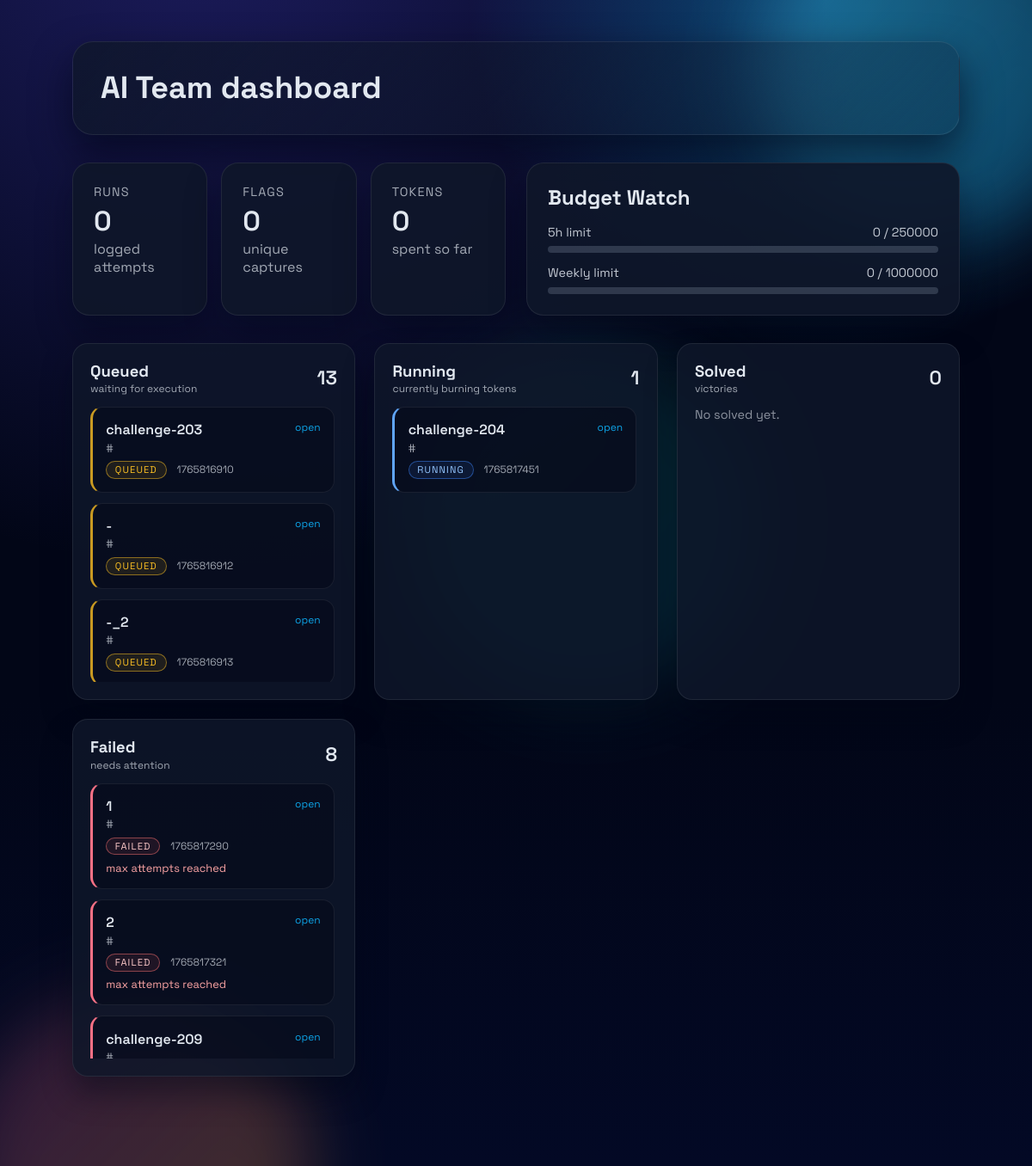
The page /index.html on the database its author committed.
### tables this page shows
CREATE TABLE tasks (
            id INTEGER PRIMARY KEY,
            timestamp INTEGER NOT NULL,
            name TEXT,
            status TEXT,
            flag TEXT,
            tokens INTEGER NOT NULL,
            error TEXT
        );

### src/website.py (the view)
@app.route("/", methods=["GET"])
@app.route("/index.html", methods=["GET"])
def index() -> Response:
    context = stats_view_model()
    html = render_template("stats.html", **context)
    return Response(html, mimetype="text/html")

### src/db.py (called while the page is built)
def _connect(db_path: Path) -> sqlite3.Connection:
    return sqlite3.connect(
        str(db_path),
        timeout=15.0,
        isolation_level=None,
        check_same_thread=False,
    )

def ensure_tasks_db(path: Path) -> None:
    resolved = str(path.resolve())
    if resolved in _INITIALIZED:
        return
    path.parent.mkdir(parents=True, exist_ok=True)
    with _connect(path) as conn:
        _ensure_schema(conn)
    _INITIALIZED.add(resolved)

def read_entries(path: Path) -> list[Task]:
    ensure_tasks_db(path)
    with _connect(path) as conn:
        conn.row_factory = sqlite3.Row
        rows = conn.execute("SELECT * FROM tasks").fetchall()
    return [
        Task(
            timestamp=  row["timestamp"],
            tokens=     row["tokens"],
            status=     row["status"],
            error=      row["error"],
            name=       row["name"],
            flag=       row["flag"],
            id=         row["id"],
        )
        for row in rows
    ]

### src/website.py (called while the page is built)
def stats_view_model() -> Mapping[str, object]:
    entries = db.read_entries(DB_PATH)
    tokens = sum(task.tokens for task in entries)
    budgets = {  # TODO
        "tokens_5h": 0,
        "limit_5h": TOKEN_LIMIT_5H,
        "tokens_week": 0,
        "limit_week": TOKEN_LIMIT_WEEK,
    }
    cards: dict[str, list[Task]] = {
        "queued": [],
        "running": [],
        "solved": [],
        "failed": [],
    }
    for task in entries:
        cards[task.status].append(task)
    return {
        "title":    "AI-Team Stats",
        "tokens":   tokens,
        "budgets":  budgets,
        "cards":    cards,
        "runs":     0,
        "flags":    0,
    }

### src/web/templates/stats.html (shortened to what this page needs)
<!doctype html>
<html lang="en">
  <head>
    <link rel="stylesheet" href="{{ url_for('static', filename='styles.css') }}" />
  </head>
  <body>
    <div class="orb orb-one"></div>
    <div class="orb orb-two"></div>
    <div class="orb orb-three"></div>
    <main class="page-shell">
      <header class="hero">
        <div class="hero-copy">
          <h1>AI Team dashboard</h1>
        </div>
      </header>
      <section class="summary-and-budget">
        <div class="summary-grid">
          <article class="summary-card">
            <p class="label">Runs</p>
            <p class="value">{{ runs | default(0) }}</p>
            <p class="hint">logged attempts</p>
          </article>
          <article class="summary-card">
            <p class="label">Flags</p>
            <p class="value">{{ flags | default(0) }}</p>
            <p class="hint">unique captures</p>
          </article>
          <article class="summary-card">
            <p class="label">Tokens</p>
            <p class="value">{{ tokens | default(0) }}</p>
            <p class="hint">spent so far</p>
          </article>
        </div>
        <article class="budget-card">
          <header>
            <h2>Budget Watch</h2>
          </header>
          <div class="budget-bars">
            {% if budgets.limit_5h %}
              {% set tokens_5h = budgets.tokens_5h | default(0) %}
              {% set limit_5h = budgets.limit_5h %}
              <div class="budget-row">
                <div class="budget-row-label">
                  <span>5h limit</span>
                  <span>{{ tokens_5h | round }} / {{ limit_5h }}</span>
                </div>
                <div class="budget-track">
                </div>
              </div>
            {% endif %}
            {% if budgets.limit_week %}
              {% set tokens_week = budgets.tokens_week | default(0) %}
              {% set limit_week = budgets.limit_week %}
              <div class="budget-row">
                <div class="budget-row-label">
                  <span>Weekly limit</span>
                  <span>{{ tokens_week | round }} / {{ limit_week }}</span>
                </div>
                <div class="budget-track">
                </div>
              </div>
            {% endif %}
          </div>
        </article>
      </section>
      <section class="status-grid">
        {% macro status_section(title, items, hint_text, extra_class="") %}
          <article class="status-panel {{ extra_class }}">
            <header>
              <div>
                <h3>{{ title }}</h3>
                <p class="hint">{{ hint_text }}</p>
              </div>
              <span class="status-count">{{ items | length }}</span>
            </header>
            <div class="status-items">
              {% for item in items %}
                <div class="status-item" data-status="{{ item.status | lower }}">
                  <div class="status-top-row">
                    <div>
                      <p class="task-name">{{ item.name }}</p>
                      {% if item.challenge_id is not none and item.id != "" %}
                        <p class="task-hash">#{{ item.challenge_id }}</p>
                      {% endif %}
                    </div>
                <a class="tiny-link" href="/task/{{ item.id }}">open</a>
                  </div>
                  <div class="status-meta">
                    <span class="badge badge-{{ item.status | lower }}">{{ item.status | capitalize }}</span>
                    {% if item.timestamp %}
                      <span>{{ item.timestamp }}</span>
                    {% endif %}
                  </div>
                  {% if item.error %}
                    <p class="status-error">{{ item.error }}</p>
                  {% endif %}
                </div>
              {% else %}
                <p class="status-empty">No {{ title | lower }} yet.</p>
              {% endfor %}
            </div>
          </article>
        {% endmacro %}
        {{ status_section("Queued", cards["queued"], "waiting for execution", "panel-queue") }}
        {{ status_section("Running", cards["running"], "currently burning tokens", "panel-running") }}
        {{ status_section("Solved", cards["solved"], "victories", "panel-solved") }}
        {{ status_section("Failed", cards["failed"], "needs attention", "panel-failed") }}
      </section>
      </main>
  </body>
</html>

### rows shown on the page
tasks: name "challenge-203", status "QUEUED", timestamp "1765816910"
tasks: name "-", status "QUEUED", timestamp "1765816912"
tasks: name "-_2", status "QUEUED", timestamp "1765816913"
tasks: status "Running", name "challenge-204", status "RUNNING", timestamp "1765817451"
tasks: name "1", status "FAILED", timestamp "1765817290", error "max attempts reached"
tasks: name "2", status "FAILED", timestamp "1765817321", error "max attempts reached"
tasks: name "challenge-209"

### other values the page prints
{{ runs | default(0) }} "0"
{{ flags | default(0) }} "0"
{{ tokens | default(0) }} "0"
{{ tokens_5h | round }} "0"
{{ limit_5h }} "250000"
{{ tokens_week | round }} "0"
{{ limit_week }} "1000000"
{{ title }} "Queued Solved Failed"
{{ hint_text }} "waiting for execution currently burning tokens victories needs attention"
{{ items | length }} "13 1 0 8"
{{ title | lower }} "solved"
